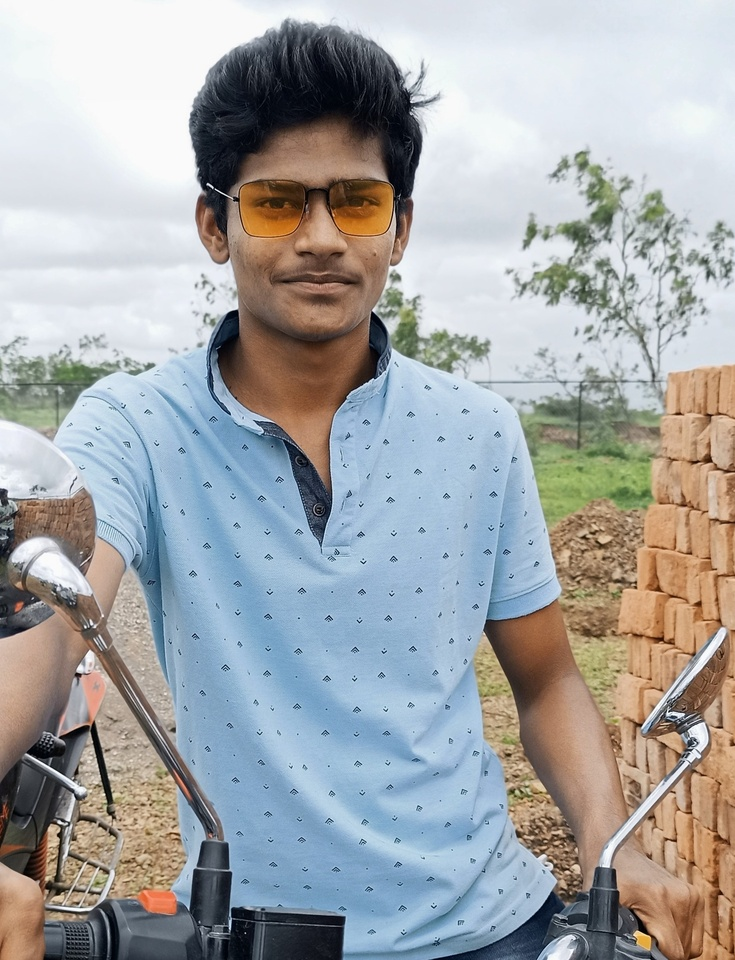
#> input picture Task_4_Image to Pencil Sketch with Python/1.jpeg, 735 x 960 px, shrunk from 1891 x 2468 before the run
$ jupyter execute '4) _Image to Pencil Sketch with Python.ipynb'
#> lines starting #> are read from the running program, lines starting #| are printed output that depends on the picture
# 4) _Image to Pencil Sketch with Python


## PRATIK WALKE

**Importing Libraries*

[cell 1]
import cv2

# Reading the original image

[cell 2]
image = cv2.imread('1.jpeg')
#> image is the input picture: shape (960, 735, 3); mean B, G, R 167.9, 166.5, 164.2

***Displaying Original Image***

[cell 3]
cv2.imshow("Original Image", image)
cv2.waitKey(0)

# Reading the black and white image

[cell 4]
b_and_w_image = cv2.cvtColor(image, cv2.COLOR_BGR2GRAY)
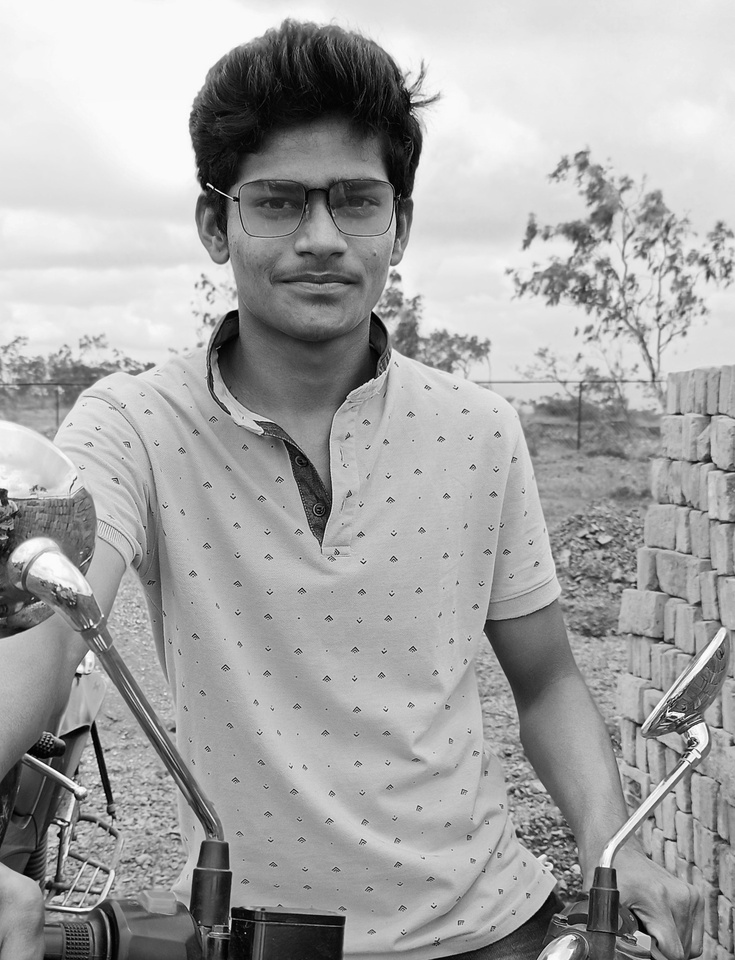
#> b_and_w_image: shape (960, 735); min 0, max 255, mean 166

***Displaying Black And White Image***

[cell 5]
cv2.imshow("Black and White Image", b_and_w_image)
cv2.waitKey(0)

# Inverting the image

[cell 6]
inverted_image = 255 - b_and_w_image
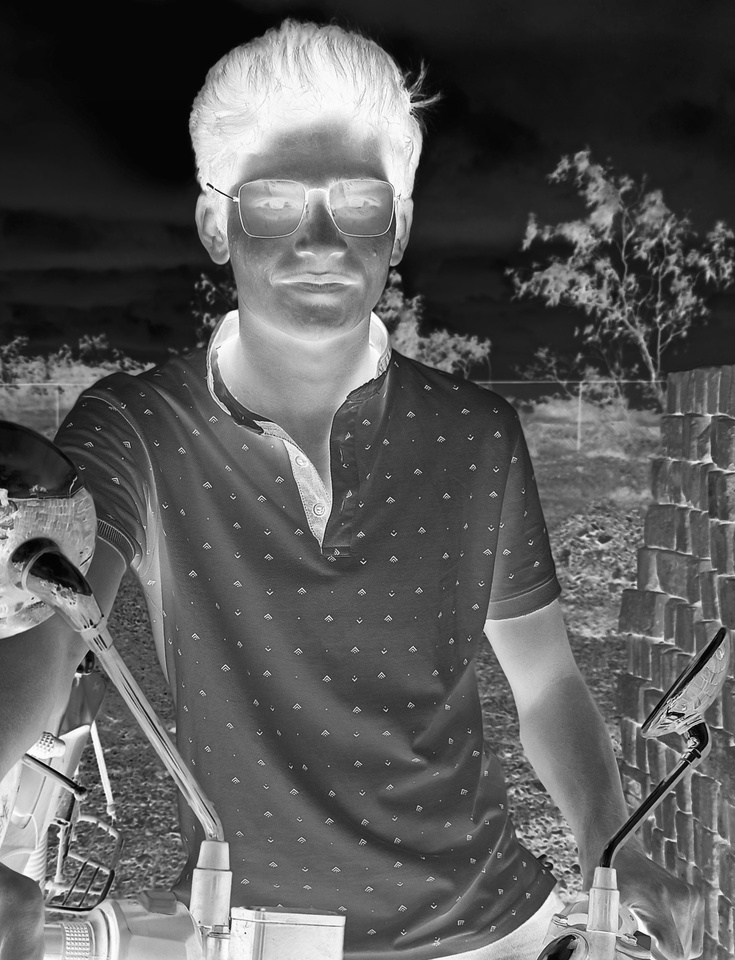
#> inverted_image: shape (960, 735); min 0, max 255, mean 89

***Displaying Inverted Image***

[cell 7]
cv2.imshow("Inverted Image", inverted_image)
cv2.waitKey()

# Blurring the image

[cell 8]
blurred = cv2.GaussianBlur(inverted_image, (21, 21), 0)
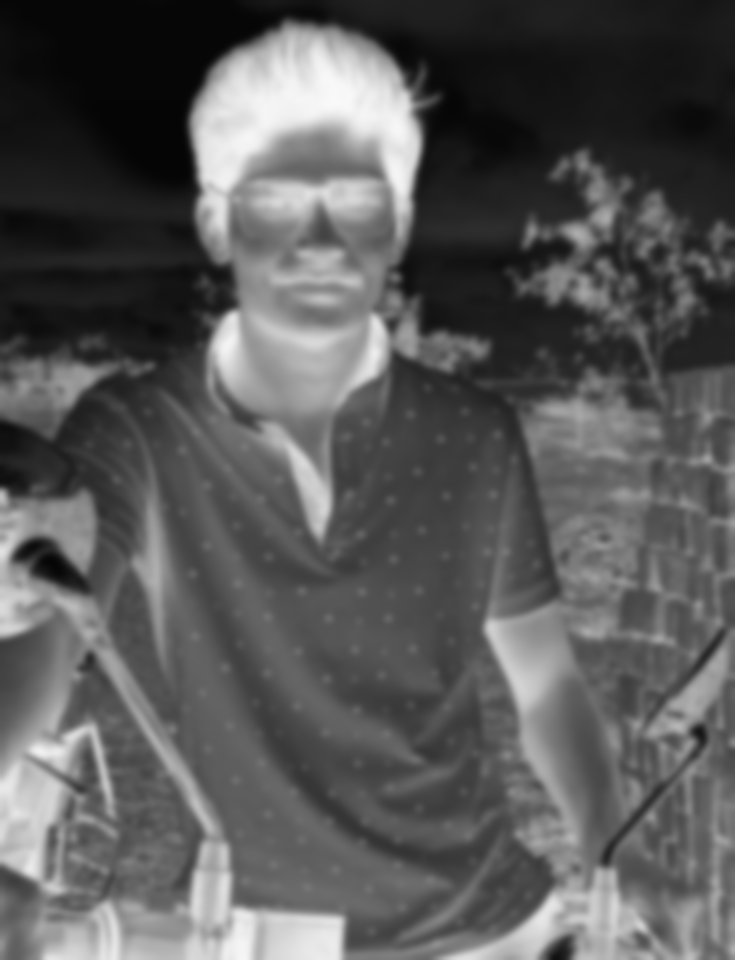
#> blurred: shape (960, 735); min 5, max 249, mean 89

***Inverting the Blurred Image***

[cell 9]
inverted_blurred = 255 - blurred
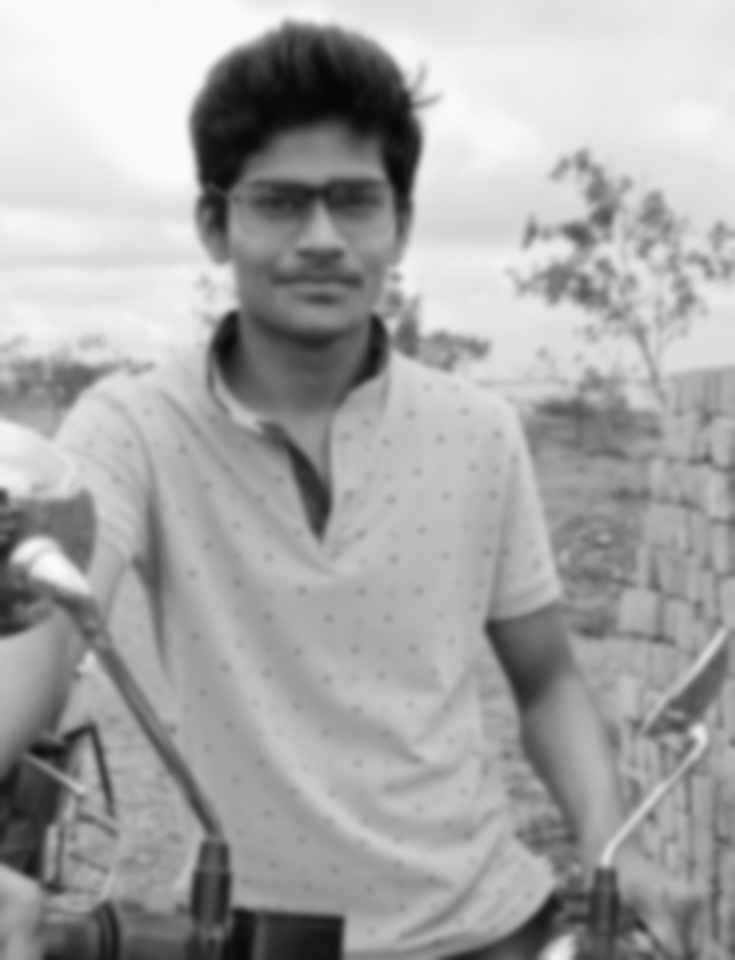
#> inverted_blurred: shape (960, 735); min 6, max 250, mean 166

# Creating the Pencil Sketch image

[cell 10]
pencil_sketch = cv2.divide(b_and_w_image, inverted_blurred, scale=256.0)
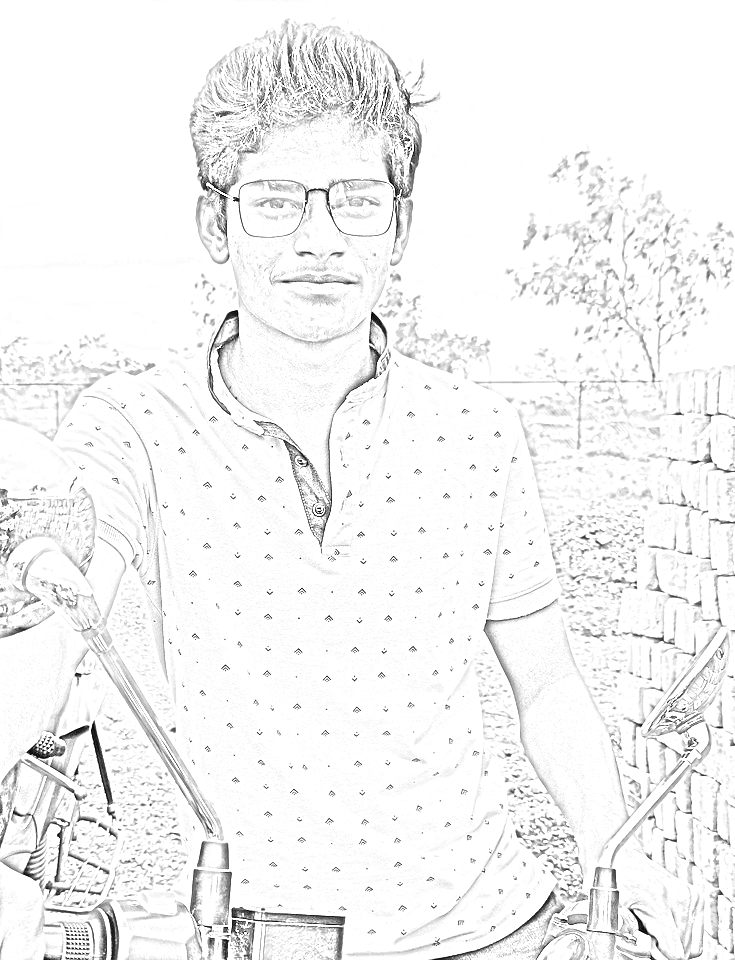
#> pencil_sketch: shape (960, 735); min 0, max 255, mean 243.8
